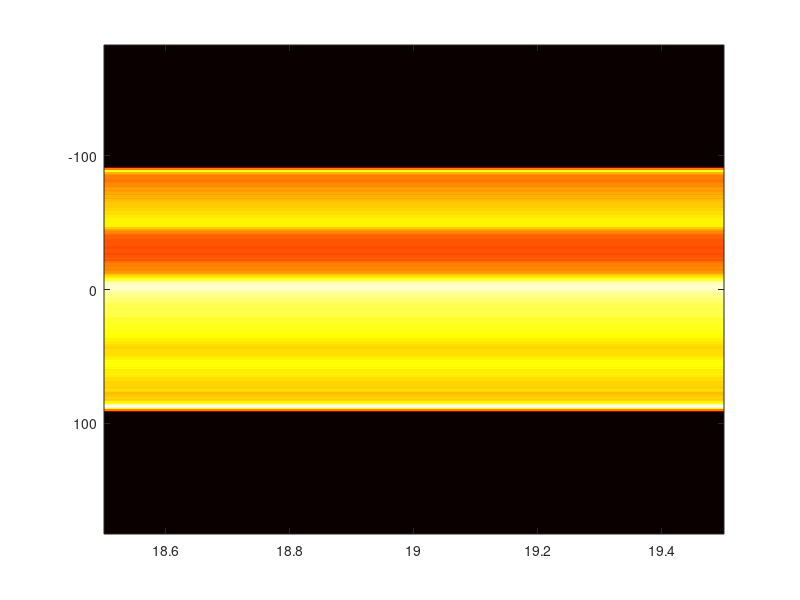

The MATLAB script that drew this image: (Note: this script raises an error after producing the figure.)
p=phantom(255)
theta1 =19;
[R1,xp]=radon(p,theta1)
output_size=max(size(p))
figure(1)
colormap(hot)
imagesc(theta1,xp,R1)


I1=iradon(R1,theta1,'nearest','Ram-lak',output_size)
figure(2)
imagesc(I1)
colormap(gray)
theta2 =1:10:180;
[R2,xp]=radon(p,theta2)
figure(1)
colormap(hot)
imagesc(theta2,xp,R2);
theta2=theta2(2)-theta2(1)
I2=iradon(R2,theta2,'linear','Ram-lak',output_size)
figure(3)
imagesc(I2)
colormap(gray)
theta3 =1:1:180;
[R3,xp]=radon(p,theta3)
figure(1)
colormap(hot)
imagesc(theta2,xp,R2)
theta3=theta3(2)-theta3(1)
I3=iradon(R3,theta3,'nearest','none',output_size);
figure(4)
imagesc(I3)
colormap(gray)